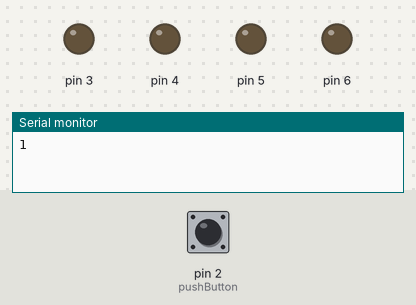
The sketch below on a simulated Arduino Uno, built with avr-gcc and run on an emulated ATmega328P. Parts: output pins drawn as LEDs (lit = HIGH), the last lines printed to the serial monitor. The inputs (shaded band) are chosen by the test bench; at power-on: pin 2 (pushButton) HIGH.

Above: at 0.05 s.
At 0.75 s:
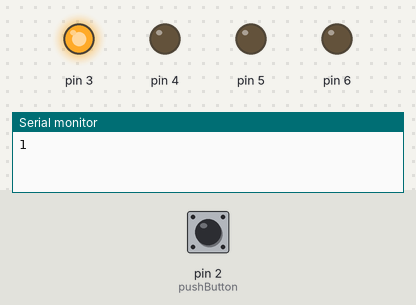
At 1.45 s:
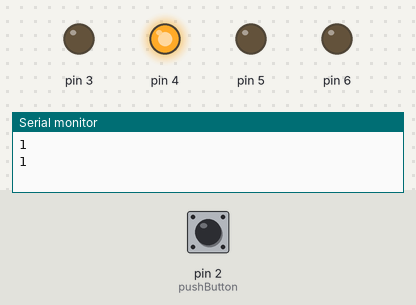
At 2.15 s:
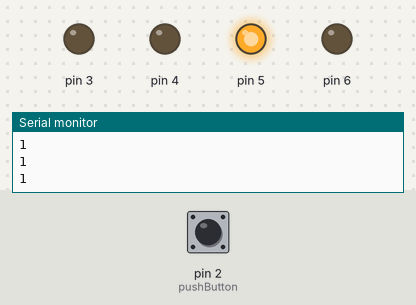
At 2.85 s:
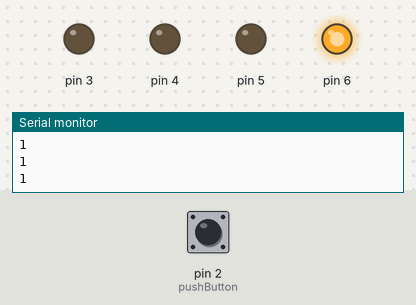
Timing chart, 0 to 3.1 s (numbered marks = the images above):
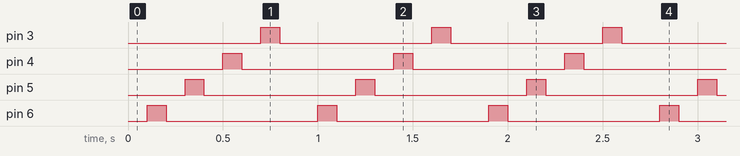

Measured:
- by itself, pin 3–6: alternates HIGH for 0.10 s and LOW for 0.80 s

The sketch:

SwitchPlusLED.ino
```cpp
// Switch + LED
int pushButton = 2;
void setup() {
  // put your setup code here, to run once:
  Serial.begin(9600);
  // make the pushbutton's pin an input:
  pinMode(pushButton, INPUT);

  for( int i=3 ; i<=6 ; i++ )
  pinMode(i,OUTPUT);

}

void loop() {
  // put your main code here, to run repeatedly:
  int buttonState = digitalRead(pushButton);

  Serial.println(buttonState);
  delay(100);

  if( buttonState == 0 )
  {
    for( int i=3 ; i<=6 ; i++ )
    {

        digitalWrite(i,HIGH);
        delay(100);
        digitalWrite(i,LOW);
        delay(100);
    }
  }
  else
  {
    for( int i=6 ; i>=3 ; i-- )
    {

        digitalWrite(i,HIGH);
        delay(100);
        digitalWrite(i,LOW);
        delay(100);
    }

  }
}
```
